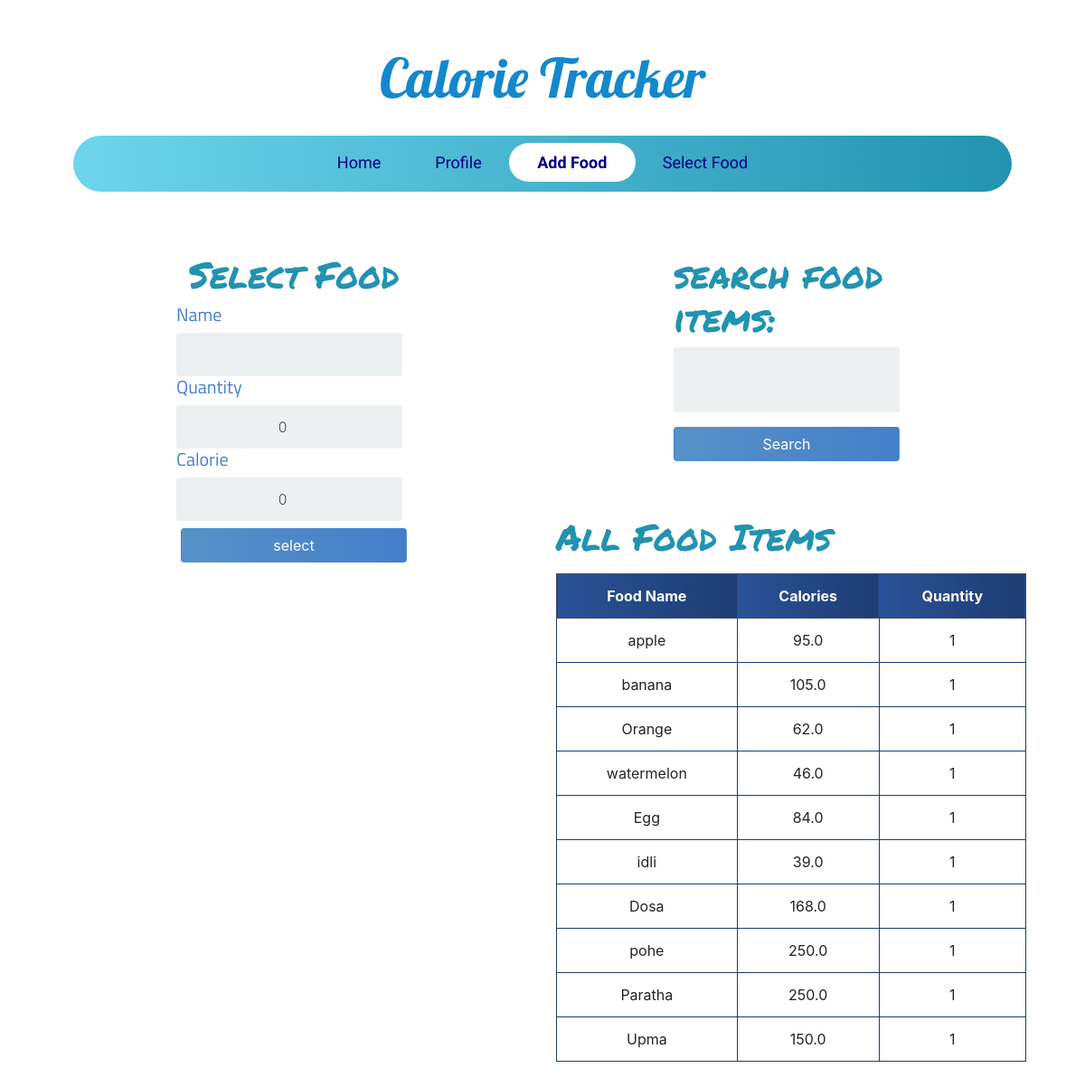
The page /add_food/ (signed in) on the database its author committed.
### calories/models.py (models this page shows, shortened)
class Food(models.Model):
	name = models.CharField(max_length=200 ,null=False)
	quantity = models.PositiveIntegerField(null=False,default=0)
	calorie = models.FloatField(null=False,default=0)
	person_of = models.ForeignKey(User,null=True,on_delete=models.CASCADE)

### calories/views.py (the view)
# urls.py: path('add_food/',add_food,name='add_food'),
def add_food(request):
	food_items = Food.objects.filter(person_of=request.user)
	form = AddFoodForm(request.POST)
	if request.method == 'POST':
		form = AddFoodForm(request.POST)
		if form.is_valid():
			profile = form.save(commit=False)
			profile.person_of = request.user
			profile.save()
			return redirect('add_food')
	else:
		form = AddFoodForm()
	myFilter = FoodFilter(request.GET,queryset=food_items)
	food_items = myFilter.qs
	context = {'form':form,'food_items':food_items,'myFilter':myFilter}
	return render(request,'add_food.html',context)

### calories/forms.py
class AddFoodForm(forms.ModelForm):
    class Meta:
        model = Food
        fields = ('name','quantity','calorie')

### templates/add_food.html (shortened to what this page needs)
{% extends 'base.html' %}
{% block content %}
<div class="container">
<div class="row">
    <div class="col-lg-6">
    <div class="login">
        <div class="login-screen">
            <div class="app-title">
                <h1 class="headline">Select Food</h1>
            </div>
            <form method="POST" action="" class="login-form form-inline">
                {% for field in form %}
                <h5 class="form-labels">
                {{ field.label }}
                </h5>
                {{ field }}
                {% endfor %}
                <input class="btn mt-2" type="submit" value="select">
            </form>
        </div>
    </div>
    </div>
    <div class="col-lg-6 ">
    <div class="login">
        <div class="login-screen">
              <form method="get">
                  <h1 class="headline">{{ myFilter.form }}</h1>
                  <button class="btn mt-2" type="submit">Search </button>
              </form>
        </div>
    </div>
        <h1 class="headline"> All Food Items </h1>
        <table class="table table-bordered text-center mt-3">
            <thead class="thead-dark">
                <tr>
                    <th scope="col">Food Name</th>
                    <th scope="col">Calories</th>
                    <th scope="col">Quantity</th>
                </tr>
            </thead>
            <tbody>
                {% for food in food_items %}
                <tr>
                    <td>{{ food.name }}</td>
                    <td>{{ food.calorie }}</td>
                    <td>{{ food.quantity }}</td>
                </tr>
                {% endfor %}
            </tbody>
        </table>
    </div>
</div>
</div>
{% endblock content %}

### static/css/base.css (style rules this page uses)
body { font-family: Arial; background-color: #3498DB; padding: 50px; }
.login { margin: 20px auto; width: 300px; }
.login-screen { background-color: #FFF; padding: 20px; border-radius: 5px }
.app-title { text-align: center; color: #777; }
.login-form { text-align: center; }
input { text-align: center; background-color: #ECF0F1; border: 2px solid transparent; border-radius: 3px; font-size: 16px; font-weight: 200; padding: 10px 0; width: 250px; transition: border .5s; }
.btn { background: #457fca; background: -webkit-linear-gradient(to right, #5691c8, #457fca); background: linear-gradient(to right, #5691c8, #457fca); color: white !important; font-size: 16px; line-height: 25px; padding: 10px 0; text-decoration: none; text-shadow: none; border-radius: 3px; box-shadow: none; transition: 0.25s; display: block; width: 250px; margin: 0 auto; }
th { background: #1e3c72; background: -webkit-linear-gradient(to right, #2a5298, #1e3c72); background: linear-gradient(to right, #2a5298, #1e3c72); }
.headline { font-family: 'Permanent Marker', cursive; padding-top:20px; color: #2193b0; color: -webkit-linear-gradient(to right, #6dd5ed, #2193b0); color: linear-gradient(to right, #6dd5ed, #2193b0); }
.table { background-color: white; color: #18AD7C; }
table.table-bordered > thead > tr > th { border:1px solid #1e3c72; }
table.table-bordered > tbody > tr > td { border:1px solid #1e3c72; }
.form-labels { font-family: 'Titillium Web', sans-serif; color:#457fca; }

### rows shown on the page
Food: name "apple", calorie "95.0", quantity "1"
Food: name "banana", calorie "105.0", quantity "1"
Food: name "Orange", calorie "62.0", quantity "1"
Food: name "watermelon", calorie "46.0", quantity "1"
Food: name "Egg", calorie "84.0", quantity "1"
Food: name "idli", calorie "39.0", quantity "1"
Food: name "Dosa", calorie "168.0", quantity "1"
Food: name "pohe", calorie "250.0", quantity "1"
Food: name "Paratha", calorie "250.0", quantity "1"
Food: name "Upma", calorie "150.0", quantity "1"

### other values the page prints
{{ field.label }} "Name" "Quantity" "Calorie"
